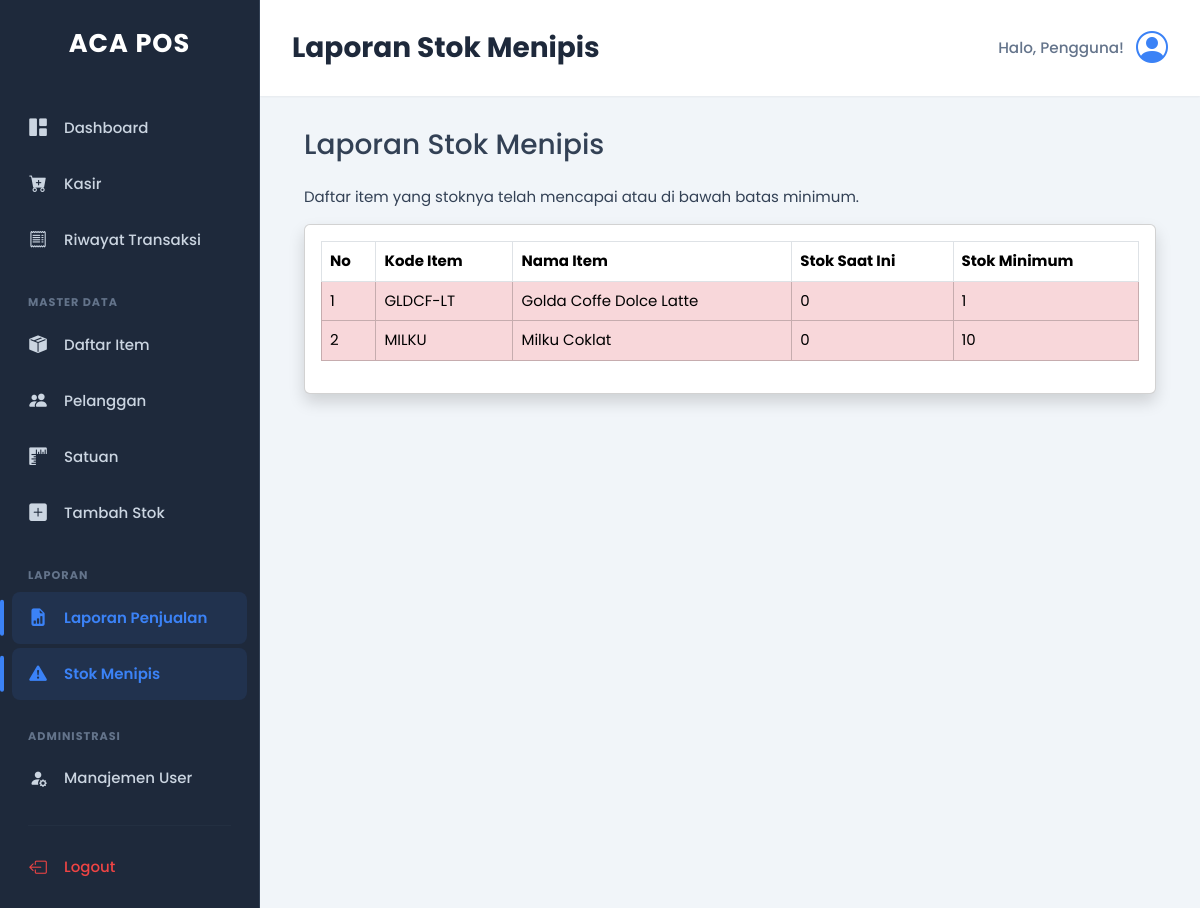
Page /laporan/laporan_stok_menipis.php (signed in) on the committed database.
### tables this page shows
CREATE TABLE `item` (
  `id_item` int(11) NOT NULL,
  `kode_item` varchar(20) NOT NULL,
  `nama_item` varchar(100) NOT NULL,
  `id_satuan` int(11) NOT NULL,
  `harga_jual` decimal(10,2) NOT NULL,
  `stok` int(11) NOT NULL DEFAULT 0,
  `stok_minimum` int(11) NOT NULL DEFAULT 10
);

### laporan/laporan_stok_menipis.php (the view, shortened to what this page needs)
<?php
include __DIR__ . '/../template/header.php';
include __DIR__ . '/../template/sidebar.php';
?>
<div class="container-fluid">
    <h1 class="h3 mb-4 text-gray-800">Laporan Stok Menipis</h1>
    <p>Daftar item yang stoknya telah mencapai atau di bawah batas minimum.</p>
    <div class="card shadow mb-4">
        <div class="card-body">
            <div class="table-responsive">
                <table class="table table-bordered">
                    <thead>
                        <tr>
                            <th>No</th>
                            <th>Kode Item</th>
                            <th>Nama Item</th>
                            <th>Stok Saat Ini</th>
                            <th>Stok Minimum</th>
                        </tr>
                    </thead>
                    <tbody>
                        <?php
                        $query = "SELECT kode_item, nama_item, stok, stok_minimum FROM item WHERE stok <= stok_minimum ORDER BY stok ASC";
                        $result = mysqli_query($koneksi, $query);
                        $no = 1;
                        if(mysqli_num_rows($result) > 0) {
                            while($data = mysqli_fetch_assoc($result)) {
                        ?>
                            <tr class="table-danger">
                                <td><?= $no++; ?></td>
                                <td><?= $data['kode_item']; ?></td>
                                <td><?= $data['nama_item']; ?></td>
                                <td><?= $data['stok']; ?></td>
                                <td><?= $data['stok_minimum']; ?></td>
                            </tr>
                        <?php
                            }
                        } else {
                            echo '<tr><td colspan="5" class="text-center">Tidak ada item dengan stok menipis.</td></tr>';
                        }
                        ?>
                    </tbody>
                </table>
            </div>
        </div>
    </div>
</div>
<?php
include __DIR__ . '/../template/footer.php';
?>

### assets/css/style.css (style rules this page uses)
:root { --primary-color: #3b82f6; --primary-color-light: rgba(59, 130, 246, 0.1); --sidebar-bg: #1e293b; --sidebar-text: #cbd5e1; --sidebar-text-hover: #ffffff; --sidebar-link-active-text: var(--primary-color); --sidebar-link-active-bg: var(--primary-color-light); --sidebar-separator: #334155; --main-bg: #f1f5f9; --content-bg: #ffffff; --text-color: #334155; --text-muted: #64748b; --border-color: #e2e8f0; --danger-color: #ef4444; --danger-hover-bg: rgba(239, 68, 68, 0.1); --font-family: 'Poppins', -apple-system, BlinkMacSystemFont, "Segoe UI", Roboto, "Helvetica Neue", Arial, sans-serif; --shadow-sm: 0 1px 2px 0 rgb(0 0 0 / 0.05); --shadow-md: 0 4px 6px -1px rgb(0 0 0 / 0.1), 0 2px 4px -2px rgb(0 0 0 / 0.1); }
body { background-color: var(--main-bg); color: var(--text-color); font-family: var(--font-family); font-size: 15px; }

### rows in the picture
item: kode_item "GLDCF-LT", nama_item "Golda Coffe Dolce Latte", stok "0", stok_minimum "1"
item: kode_item "MILKU", nama_item "Milku Coklat", stok "0", stok_minimum "10"

### other values in the picture
$title "Laporan Stok Menipis"
$nama_user "Pengguna"
